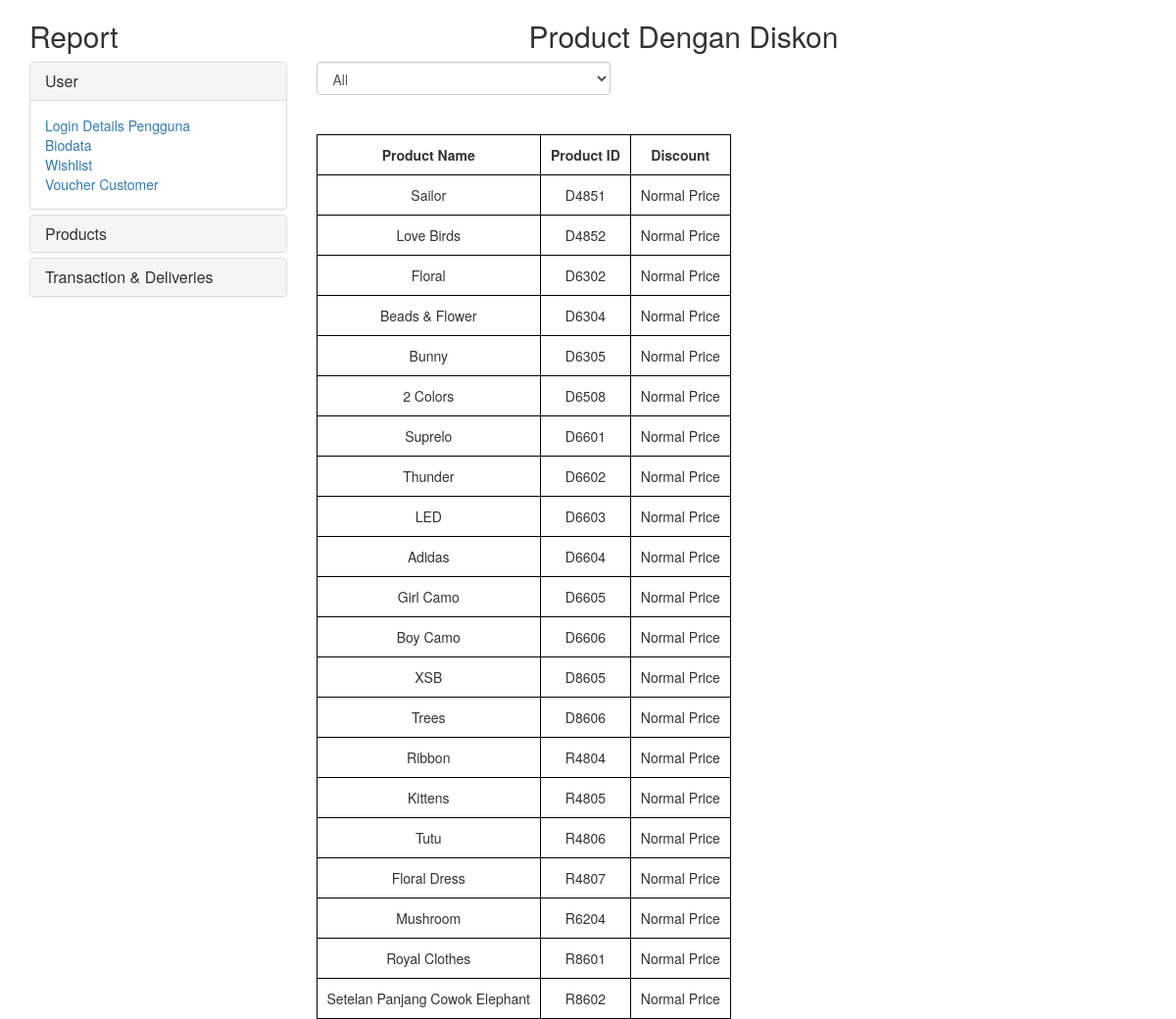
/discount.php, run on an earlier commit of the app's database.
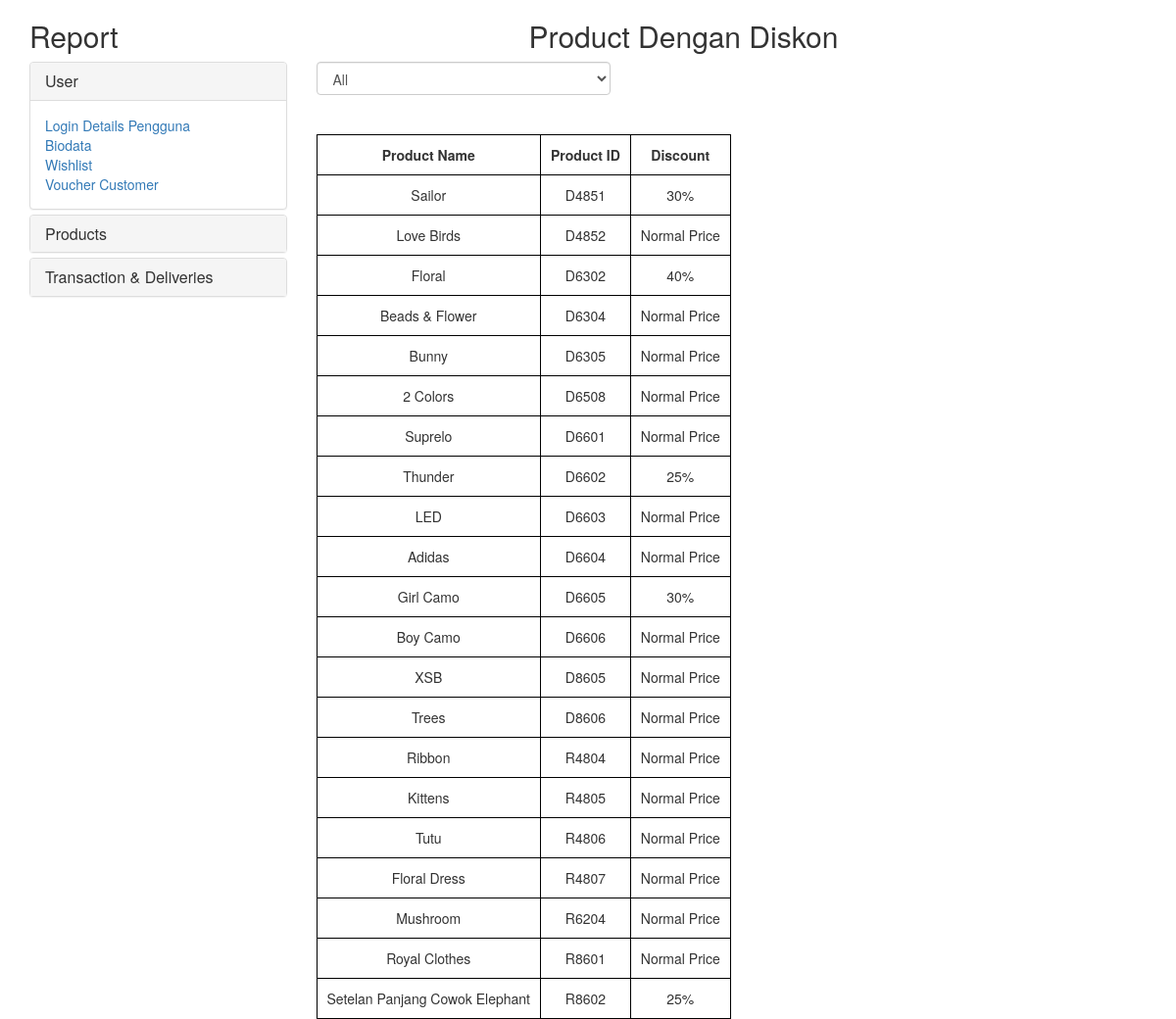
And on a later commit of the database.
### tables this page shows
CREATE TABLE `product` (
  `id_product` varchar(20) NOT NULL,
  `id_category` varchar(20) NOT NULL,
  `bundling` tinyint(1) UNSIGNED NOT NULL DEFAULT '0',
  `Product_name` varchar(45) NOT NULL,
  `Product_desc` longtext NOT NULL,
  `min_stock` tinyint(2) UNSIGNED NOT NULL DEFAULT '0',
  `Price` bigint(20) UNSIGNED NOT NULL,
  `jumlah_foto` int(11) NOT NULL,
  `discount` int(11) DEFAULT NULL
);

### discount.php (the view, shortened to what this page needs)
<?php include("header.php")?>
<?php
   $cmd_discount="SELECT Product_name, id_product, if(discount is null, 'Normal Price', concat(discount, '%'))
   from product";
   $discount_result  = mysqli_query($con,$cmd_discount) or die(mysqli_error($con));
   $discount=mysqli_fetch_all($discount_result);
   $discount_count = mysqli_num_rows($discount_result);
   ?>
   <h2>Product Dengan Diskon</h2>
   <select name="discount" id="select_discount" class="form-control select" onchange="discountchange(this.id)">
    <option value="all">All</option>
</select>
 <br>
<table class="standard" id="display_discount">
    <tr>
        <th>Product Name</th>
        <th>Product ID</th>
        <th>Discount</th>
    </tr>
    <?php
    $i=1;
    if ($discount_count>0){
        while($i <= $discount_count){ ?>
    <tr>
        <td> <?php echo $discount[$i-1][0];?></td>
        <td> <?php echo $discount[$i-1][1];?></td>
        <td> <?php echo $discount[$i-1][2];?></td>
    </tr>
    <?php $i++; }
     }; ?>
</table>
<?php include("footer.php")?>

What changed in the data, as far as the page shows it:
changed product "Sailor": i "Normal Price" → "30%"
changed product "Floral": i "Normal Price" → "40%"
changed product "Thunder": i "Normal Price" → "25%"
changed product "Girl Camo": i "Normal Price" → "30%"
changed product "Setelan Panjang Cowok Elephant": i "Normal Price" → "25%"
